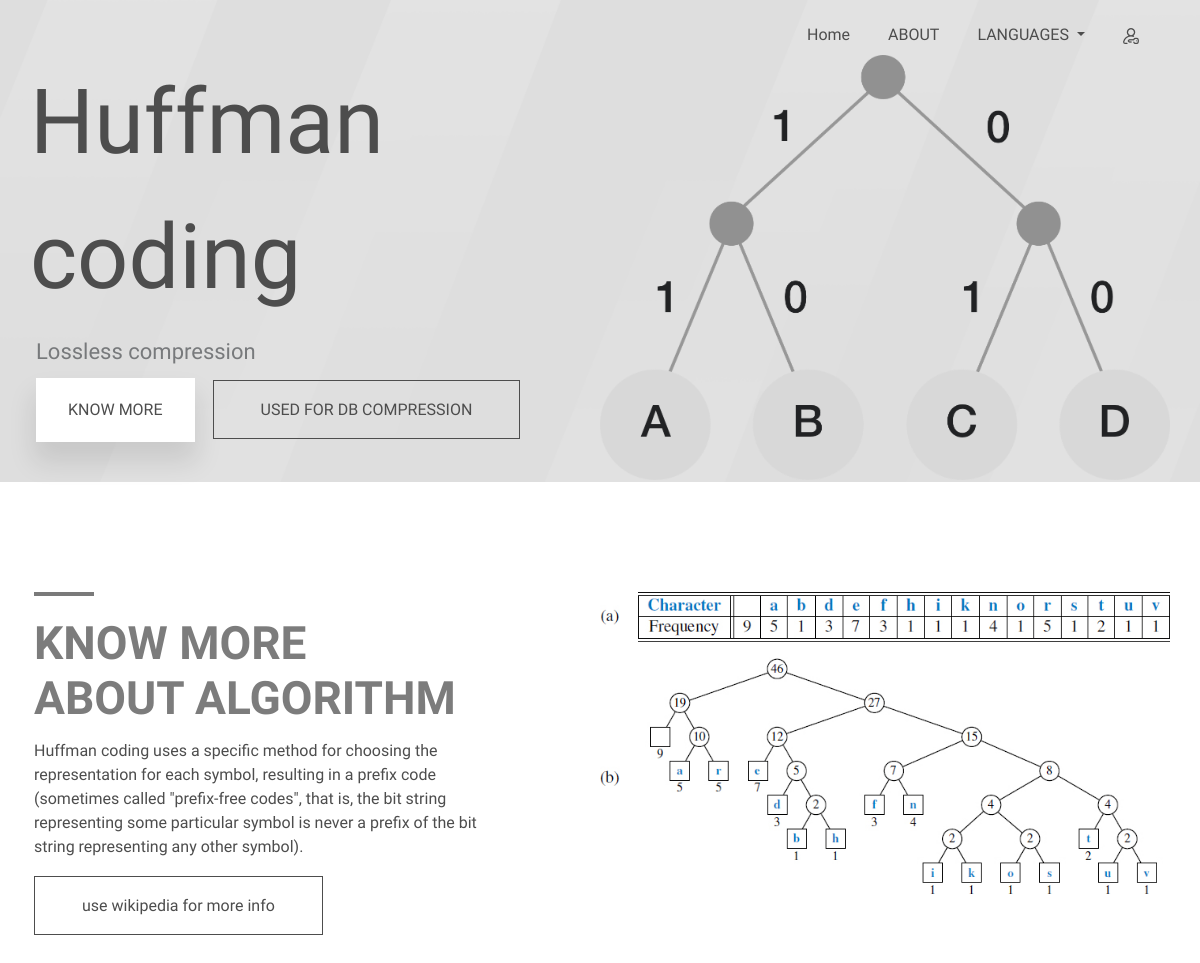
The page / on the database its author committed.
### tables this page shows
CREATE TABLE `content` (
  `id` int(11) NOT NULL,
  `russian` text NOT NULL,
  `english` text NOT NULL,
  `armenian` text NOT NULL,
  `classname` text NOT NULL,
  `info` text NOT NULL
);

### index.php (the view, shortened to what this page needs)
<?php
$conn = mysqli_connect("localhost", "root", "usbw", "multilanguage");
mysqli_set_charset($conn, 'utf8');
?>
<body data-spy="scroll" data-target="#tmenu">
<?php
if (isset($_GET['lan'])) {
    $lan = $_GET["lan"];
    if ($lan != 'russian' && $lan != 'armenian')
        $lan = 'english';
} else if (isset($_SESSION['lan'])) {
    $lan = $_SESSION['lan'];
} else {
    $lan = 'english';
}
function createRec($classN, $need)
{
    global $lan, $conn;
    if ($need) {
        $sql = "SELECT `$lan`,`info` FROM `content` WHERE `classname`=" . "'" . $classN . "'";
    } else {
        $sql = "SELECT `$lan` FROM `content` WHERE `classname`=" . "'" . $classN . "'";
    }
    $res = mysqli_query($conn, $sql);
    return $res;
}
?>
<div id="cont">
    <div class="container-fluid he" id='main'>
        <div class="container">
            <nav class="navbar navbar-expand-lg navbar-light">
                <div class="collapse navbar-collapse justify-content-end" id="tmenu">
                    <ul class="navbar-nav">
                     <?php
                    $req = createRec('menu', 1);
                    while ($text = mysqli_fetch_assoc($req)) {
                        ?>
                        <li class="nav-item  text-sm-center">
                        <a class="nav-link "  href=<?= $text['info'] ?> ><?php
                                                                            echo $text[$lan];
                                                                            ?>
                           </a>
                        </li>
                            <?php
                        }
                        ?>
                        <li class="nav-item dropdown text-sm-center">
                            <a class="nav-link dropdown-toggle" href="#" id="navbarDropdown" role="button" data-toggle="dropdown" aria-haspopup="true" aria-expanded="false">
                               <?php
                                $req = createRec('dropdown', 0);
                                $text = mysqli_fetch_assoc($req);
                                echo $text[$lan];
                                ?>
                           </a>
                        </li>
                        <?php
                        if ($_SESSION['loggedin']) {
                            ?>
                       <li class="nav-item dropdown text-sm-center">
                            <a class="nav-link dropdown-toggle" href="#" id="info" role="button" data-toggle="dropdown" aria-haspopup="true" aria-expanded="false">
                                <img src="images/loged.png" alt="login">
                                <span><?= $_SESSION['name'] ?></span>
                            </a>
                            <div class="dropdown-menu" aria-labelledby="info">
                              <a class="dropdown-item"><?= "First Name  : " . $_SESSION['fN'] ?></a>
                              <a class="dropdown-item"><?= "Last : " . $_SESSION['lN'] ?></a>
                              <a class="dropdown-item"><?= "Age :" . $_SESSION['aG'] ?></a>
                              <a class="dropdown-item"><?= "Email :" . $_SESSION['eM'] ?></a>
                              <div class="dropdown-divider"></div>
                              <?php
                                if ($_SESSION['provider'] == 'local') {
                                    ?>
                                     <a class="dropdown-item" href="logout.php">
                              <?php
                            } ?>
                               <img class='d-block mx-auto'src="images/logout.png" alt="logout">
                              </a>
                            </div>
                        </li>
                        <?php
                    } else {
                        ?>
                                <li class="nav-item  text-sm-center">
                                    <a class="nav-link" href="#loginModal" data-toggle="modal" >
                                            <img src="images/login.png" alt="login">
                                    </a>
                                </li>
                        <?php
                    }
                    ?>
                        </ul>
                </div>
            </nav>
            <div class="row ">
                <div class="ptext col-*-12 col-lg-6 col-xl-6  my-auto text-center text-lg-left text-xl-left">
                    <p class="name text-md-nowrap">
                    <?php
                    $req = createRec('name', 0);
                    $text = mysqli_fetch_assoc($req);
                    echo $text[$lan];
                    ?>
                   </p>
                    <p class="desc">
                    <?php
                    $req = createRec('desc', 0);
                    $text = mysqli_fetch_assoc($req);
                    echo $text[$lan];
                    ?>
                    </p>
                    <a href="#about" class="activeB ">
                    <?php
                    $req = createRec('activeB', 0);
                    $text = mysqli_fetch_assoc($req);
                    echo $text[$lan];
                    ?>
                    </a>
                    <a href="#" class="hire">
                        USED FOR DB COMPRESSION
                    </a>
                </div>
                <div class="imgF col-*-12 col-lg-6 col-xl-6">
                    <img class='img-fluid   mx-auto' src="images/imgface.png" alt="Luis">
                </div>
            </div>
        </div>
    </div>
        <div class="container">
        <div id='about' class="row">
            <div class="col-*-12 col-lg-5 col-xl-5 ctext text-justify text-lg-left text-xl-left my-lg-auto my-xl-auto pb-4">
                <div class="hr mx-xl-0 mx-lg-0"></div>
                <h1 class="hdr">
                <?php
                $req = createRec('hdr', 0);
                $text = mysqli_fetch_assoc($req);
                echo $text[$lan];
                ?>
                </h1>
                <p>
                <?php
                $req = createRec('lorem', 0);
                $text = mysqli_fetch_assoc($req);
                echo $text[$lan];
                ?> </p>
                <a class="hire" href="#">
                <?php
                $req = createRec('cv', 0);
                $text = mysqli_fetch_assoc($req);
                echo $text[$lan];
                ?>
                </a>
            </div>
            <div class="col-lg-1 col-xl-1"></div>
            <div class="col-*-12 col-lg-6 col-xl-6 imgF">
                <img class='img-fluid  mx-auto' src="images/5555.jpg" alt="pic">
            </div>
        </div>
    </div>
</div>
</body>
</html>

### css/style.css (style rules this page uses)
* { margin:0; padding: 0; }
body { font-size: 0.875rem; color: #96a6a7; background-color: #ffff; font-family: 'Asap', sans-serif !important; position: relative; }
.he { background-color: rgb( 222, 222, 222 ); background-image: url('../images/bg_H.png'); background-repeat: no-repeat; background-size: cover; }
.nav-link { font-family: 'Asap', sans-serif !important; color:#4d4d4d !important; padding: 0.9375rem 0 0 !important; text-align:left !important; display: inline-block !important; }
.nav-item { margin-left: 2.375rem ; }
.imgF,.ptext { padding: 0 !important; }
.name { font-weight: 500; margin-bottom: 0.625rem; color:#4d4d4d ; font-size:5.625em; }
.desc { font-size: 1.375rem; font-weight: 500; opacity: 0.541; padding-left:0.375rem; margin-bottom:0.625rem; }
.activeB { display: inline-block; background-color: white; color:#4d4d4d; padding: 1.25rem 2rem; font-weight: 500 !important; font-size:1rem; margin-left: 0.375rem; margin-right: 0.875rem; box-shadow: 0px 1.125rem 1.6675rem 0.145rem rgba(0, 0, 0, 0.1); margin-bottom: 2.5rem }
.hire { font-weight: 500 !important; color:#4d4d4d; padding: 1.1875rem 2.9375rem; font-size:1rem; border: 0.0625rem solid #4d4d4d; }
.imgF img { display: block; }
.hr { width:3.75rem; height:0.25rem; background-color: #7a7a7a; margin-bottom:1.1875rem; }
#about { padding: 6.875rem 0 7.8125rem 0 ; }
.hdr { color: #7c7c7c; font-family: Asap; font-size:2.875rem; font-weight: 700; margin-top: 1.25rem; margin-bottom: 0.8125rem; }
.ctext { padding: 0px 0.25rem !important; }
.ctext p { margin-bottom: 2.1875rem; font-family: "Asap"; font-weight: 500; font-size: 1rem; color: #4d4d4d; }

### rows shown on the page
content: english "Home"
content: english "ABOUT"
content: english "LANGUAGES"
content: english "Huffman coding"
content: english "Lossless compression"
content: english "KNOW MORE"
content: english "KNOW MORE ABOUT ALGORITHM"
content: english "Huffman coding uses a specific method for choosing the representation for each symbol, resulting in a prefix code (sometimes called \"prefix-free codes\", that is, the bit string representing some particular symbol is never a prefix of the bit string representing any other symbol)."
content: english "use wikipedia for more info"
